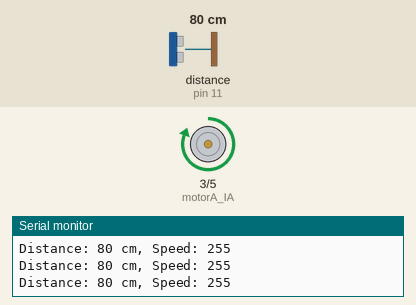
This sketch was run on a simulated Arduino Uno, built with avr-gcc and run on an emulated ATmega328P. Parts: motor-driver pin pairs drawn as motors (green arrow = first pin HIGH = forward, orange = second pin HIGH = backward, longer = more drive), the last lines printed to the serial monitor. Wiring (inferred from the names in the program): ultrasonic range finder: trigger pin 10; echo pin 11. The test bench sets the inputs (shaded band); at power-on: distance to the obstacle (sensor on pin 11) 80 cm. The echo pulse lasts 58.3 µs per cm.

Above: at 1.2 s.
1.3 s: distance to the obstacle (sensor on pin 11) set to 32 cm
2.8 s: distance to the obstacle (sensor on pin 11) set to 27 cm
At 4.0 s:
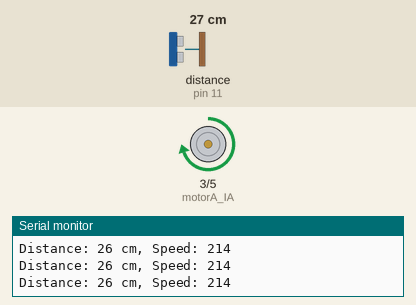
4.3 s: distance to the obstacle (sensor on pin 11) set to 2 cm
At 5.4 s:
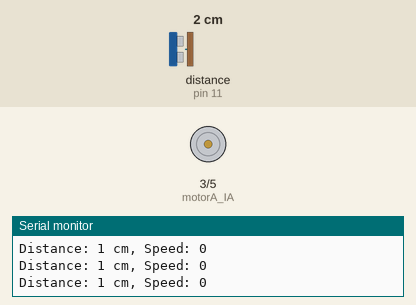
5.8 s: distance to the obstacle (sensor on pin 11) set to 10 cm
7.3 s: distance to the obstacle (sensor on pin 11) set to 12 cm
At 7.9 s:
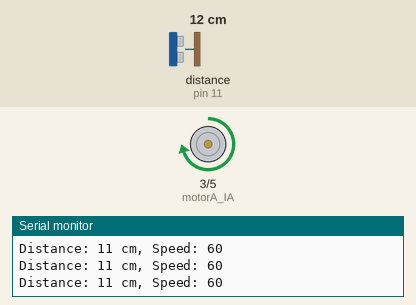
8.8 s: distance to the obstacle (sensor on pin 11) set to 18 cm
At 9.8 s:
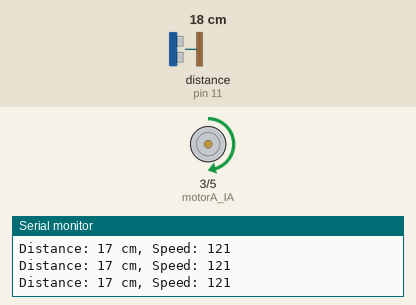
Timing chart, 0 to 11.3 s (numbered marks = the images above; inputs shaded):
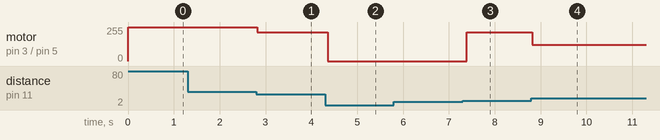

Measured:
- the behaviour switches between 31 and 30 cm on distance to the obstacle (sensor on pin 11) (found by bisection; images 0 and 1)
- the behaviour switches between 11 and 12 cm on distance to the obstacle (sensor on pin 11) (found by bisection; images 2 and 3)
- after the input at 2.8 s, motor on pin 3 (motorA_IA) / pin 5 (motorA_IB): forward 255/255 → forward 214/255 at once
- after the input at 4.3 s, motor on pin 3 (motorA_IA) / pin 5 (motorA_IB): forward 214/255 → stopped after 0.05 s
- after the input at 7.3 s, motor on pin 3 (motorA_IA) / pin 5 (motorA_IB): stopped → forward 214/255 after 0.09 s
- after the input at 8.8 s, motor on pin 3 (motorA_IA) / pin 5 (motorA_IB): forward 214/255 → forward 121/255 at once

The sketch:

___sensor_value.ino
```cpp
const int trigPin = 10;    // 초음파 센서 Trig 핀
const int echoPin = 11;    // 초음파 센서 Echo 핀
const int motorA_IA = 3;   // L9110S 모터 A IA 핀
const int motorA_IB = 5;   // L9110S 모터 A IB 핀

void setup() {
  Serial.begin(9600);      // 시리얼 통신 시작
  pinMode(trigPin, OUTPUT);  // Trig 핀을 출력 모드로 설정
  pinMode(echoPin, INPUT);   // Echo 핀을 입력 모드로 설정
  pinMode(motorA_IA, OUTPUT); // 모터 A IA 핀을 출력 모드로 설정
  pinMode(motorA_IB, OUTPUT); // 모터 A IB 핀을 출력 모드로 설정
}

void loop() {
  long duration, distance;
  int speed;

  // 초음파 센서 펄스 발생
  digitalWrite(trigPin, LOW);
  delayMicroseconds(2);
  digitalWrite(trigPin, HIGH);
  delayMicroseconds(10);
  digitalWrite(trigPin, LOW);

  // 초음파 반사 시간 측정
  duration = pulseIn(echoPin, HIGH);

  // 거리 계산 (음속 340m/s 기준, cm 단위)
  distance = duration / 29 / 2;

  // 거리 값에 따른 속도 계산
  if (distance <= 10) {
    speed = 0;  // 너무 가까우면 정지
  } else if (distance <= 30) {
    speed = map(distance, 10, 30, 50, 255); // 거리에 따라 속도 조절
  } else {
    speed = 255; // 멀리 있으면 최대 속도
  }

  // L9110S 모터 속도 및 방향 제어
  if (speed == 0) {
    digitalWrite(motorA_IA, LOW);
    digitalWrite(motorA_IB, LOW); // 정지
  } else {
    // 속도에 따른 PWM 생성
    analogWrite(motorA_IA, speed);
    digitalWrite(motorA_IB, LOW); // 정방향 (속도 제어는 IA 핀에서)
  }

  Serial.print("Distance: ");
  Serial.print(distance);
  Serial.print(" cm, ");
  Serial.print("Speed: ");
  Serial.println(speed);

  delay(100);
}
```
